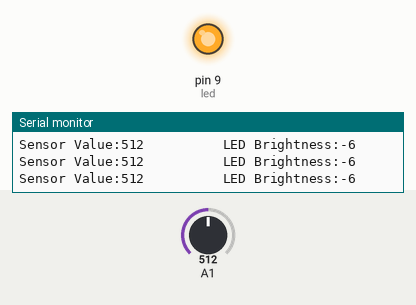
Recording of a sketch running on a simulated Arduino Uno, built with avr-gcc and run on an emulated ATmega328P. On the bench: output pins drawn as LEDs (lit = HIGH), the last lines printed to the serial monitor. Inputs (shaded band) come from the test bench; at power-on: A1 = 512.

Above: at 1.2 s.
1.3 s: A1 set to 122
At 2.5 s:
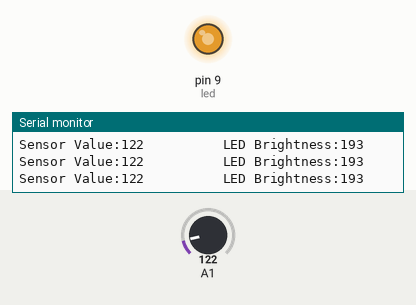
2.8 s: A1 set to 306
At 3.3 s:
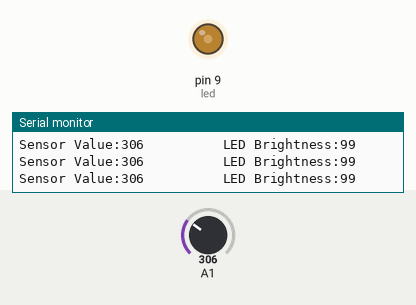
4.3 s: A1 set to 0
At 5.5 s:
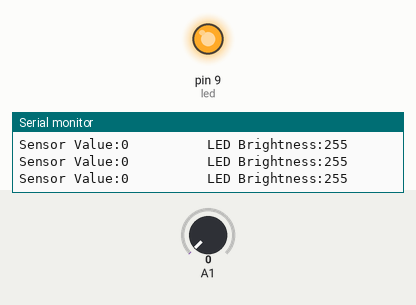
Timing chart, 0 to 7.3 s (numbered marks = the images above; inputs shaded):
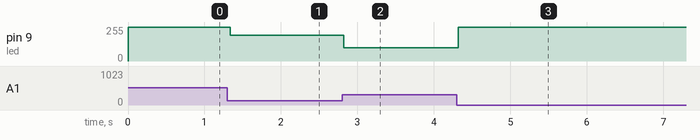

Measured:
- after the input at 1.3 s, pin 9 (led): 255/255 → 193/255 at once
- after the input at 2.8 s, pin 9 (led): 193/255 → 99/255 at once
- after the input at 4.3 s, pin 9 (led): 99/255 → 255/255 at once

The sketch:

file24.ino
```cpp
int sensor;
int led=9;

void setup() {
 Serial.begin(9600);
 pinMode(led,OUTPUT);
}

void loop() {
  sensor=analogRead(A1);
  int brightness=map(sensor,0,500,255,0);
  analogWrite(led,brightness);
  Serial.print("Sensor Value:");
  Serial.print(sensor);
  Serial.print("          LED Brightness:");
  Serial.println(brightness);
}
```
